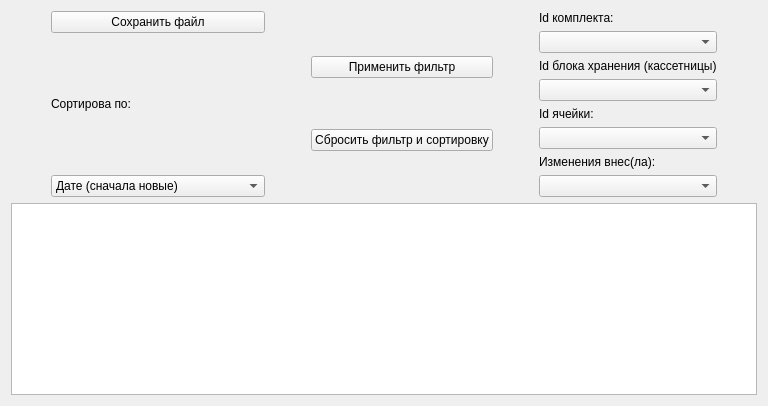
                <widget class="QWidget" name="tab_55">
                 <attribute name="title">
                  <string>Ячейки</string>
                 </attribute>
                 <layout class="QGridLayout" name="gridLayout_58">
                  <item row="0" column="0">
                   <layout class="QHBoxLayout" name="horizontalLayout_56">
                    <item>
                     <spacer name="horizontalSpacer_120">
                      <property name="orientation">
                       <enum>Qt::Vertical</enum>
                      </property>
                      <property name="sizeType">
                       <enum>QSizePolicy::Fixed</enum>
                      </property>
                      <property name="sizeHint" stdset="0">
                       <size>
                        <width>40</width>
                        <height>20</height>
                       </size>
                      </property>
                     </spacer>
                    </item>
                    <item>
                     <layout class="QVBoxLayout" name="verticalLayout_74">
                      <item>
                       <widget class="QPushButton" name="pushButton_MeshHistoryFile_kid">
                        <property name="text">
                         <string>Сохранить файл</string>
                        </property>
                       </widget>
                      </item>
                      <item>
                       <widget class="QLabel" name="label_160">
                        <property name="text">
                         <string>Сортирова по:</string>
                        </property>
                       </widget>
                      </item>
                      <item>
                       <widget class="QComboBox" name="selec_MeshFilterDate_kid">
                        <item>
                         <property name="text">
                          <string>Дате (сначала новые)</string>
                         </property>
                        </item>
                        <item>
                         <property name="text">
                          <string>Дате (сначала старые)</string>
                         </property>
                        </item>
                        <item>
                         <property name="text">
                          <string>Дате выгрузки (сначала старые) </string>
                         </property>
                        </item>
                        <item>
                         <property name="text">
                          <string>Дате выгрузки (сначала новые)</string>
                         </property>
                        </item>
                       </widget>
                      </item>
                     </layout>
                    </item>
                    <item>
                     <spacer name="horizontalSpacer_121">
                      <property name="orientation">
                       <enum>Qt::Vertical</enum>
                      </property>
                      <property name="sizeType">
                       <enum>QSizePolicy::Fixed</enum>
                      </property>
                      <property name="sizeHint" stdset="0">
                       <size>
                        <width>40</width>
                        <height>20</height>
                       </size>
                      </property>
                     </spacer>
                    </item>
                    <item>
                     <layout class="QVBoxLayout" name="verticalLayout_75">
                      <item>
                       <widget class="QPushButton" name="btn_MeshFilterGo_kid">
                        <property name="text">
                         <string>Применить фильтр</string>
                        </property>
                       </widget>
                      </item>
                      <item>
                       <widget class="QPushButton" name="btn_MeshFilterStop_kid">
                        <property name="text">
                         <string>Сбросить фильтр и сортировку</string>
                        </property>
                       </widget>
                      </item>
                     </layout>
                    </item>
                    <item>
                     <spacer name="horizontalSpacer_122">
                      <property name="orientation">
                       <enum>Qt::Vertical</enum>
                      </property>
                      <property name="sizeType">
                       <enum>QSizePolicy::Fixed</enum>
                      </property>
                      <property name="sizeHint" stdset="0">
                       <size>
                        <width>40</width>
                        <height>20</height>
                       </size>
                      </property>
                     </spacer>
                    </item>
                    <item>
                     <layout class="QVBoxLayout" name="verticalLayout_76">
                      <item>
                       <widget class="QLabel" name="label_161">
                        <property name="text">
                         <string>Id комплекта:</string>
                        </property>
                       </widget>
                      </item>
                      <item>
                       <widget class="QComboBox" name="select_kdd_set_5_kid"/>
                      </item>
                      <item>
                       <widget class="QLabel" name="label_162">
                        <property name="text">
                         <string>Id блока хранения (кассетницы)</string>
                        </property>
                       </widget>
                      </item>
                      <item>
                       <widget class="QComboBox" name="select_kdd_kas_3_kid"/>
                      </item>
                      <item>
                       <widget class="QLabel" name="label_163">
                        <property name="text">
                         <string>Id ячейки:</string>
                        </property>
                       </widget>
                      </item>
                      <item>
                       <widget class="QComboBox" name="select_kdd_mesh_3_kid"/>
                      </item>
                      <item>
                       <widget class="QLabel" name="label_164">
                        <property name="text">
                         <string>Изменения внес(ла):</string>
                        </property>
                       </widget>
                      </item>
                      <item>
                       <widget class="QComboBox" name="select_MeshFilterFIO_kid"/>
                      </item>
                     </layout>
                    </item>
                    <item>
                     <spacer name="horizontalSpacer_123">
                      <property name="orientation">
                       <enum>Qt::Vertical</enum>
                      </property>
                      <property name="sizeType">
                       <enum>QSizePolicy::Fixed</enum>
                      </property>
                      <property name="sizeHint" stdset="0">
                       <size>
                        <width>40</width>
                        <height>20</height>
                       </size>
                      </property>
                     </spacer>
                    </item>
                   </layout>
                  </item>
                  <item row="1" column="0">
                   <widget class="QTableWidget" name="tableWidget_historyMesh_kid">
                    <attribute name="verticalHeaderVisible">
                     <bool>false</bool>
                    </attribute>
                   </widget>
                  </item>
                 </layout>
                </widget>
